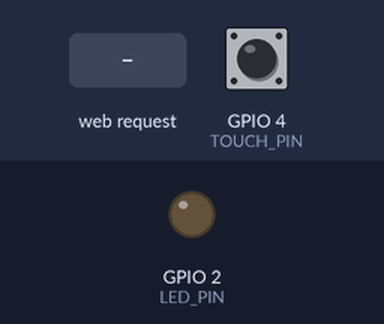
Recording of a sketch running on a simulated ESP32. Parts: output pins drawn as LEDs (lit = HIGH). Dashed ring = blinking. The test bench sets the inputs (shaded band); at power-on: GPIO 4 (TOUCH_PIN) HIGH. WiFi joins after 1.5 s; servers stay silent unless stated; what the sketch prints to the serial monitor is not drawn.

Above: at 3.7 s.
3.8 s: HTTP request GET /arm received
At 4.06 s:
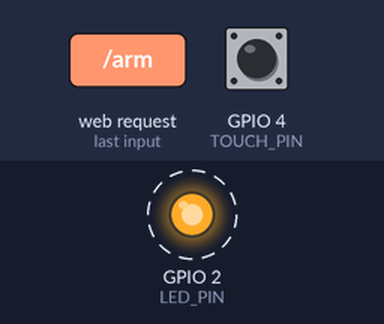
6.8 s: HTTP request GET /disarm received
At 6.8 s:
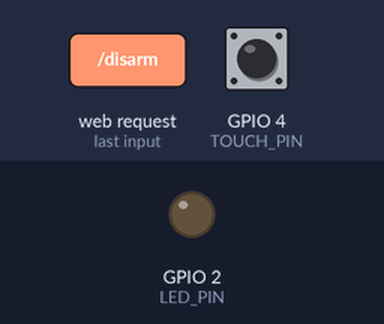
Timing chart, 0 to 9.8 s (numbered marks = the images above; inputs shaded):
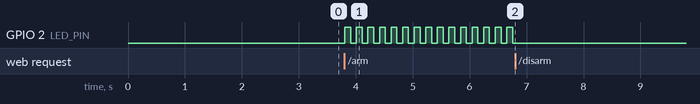

Measured:
- after the input at 3.8 s, GPIO 2 (LED_PIN): alternates HIGH for 0.10 s and LOW for 0.10 s, starting at once
- after the input at 6.8 s, GPIO 2 (LED_PIN): stops changing and stays LOW

The sketch:

sketch_jun28a.ino
```cpp
#include <WiFi.h>
#include <WebServer.h>

// ==================== 配置区 ====================
// WiFi 设置
const char* ssid = "unknown";
const char* password = "9230423lm";

// 引脚定义
const int LED_PIN = 2;       // 板载LED引脚（GPIO2）
const int TOUCH_PIN = 4;     // 触摸引脚 T0 对应 GPIO4

// 触摸阈值（需根据实际测试调整，触摸时值会明显变小）
const int THRESHOLD = 300;

// 报警闪烁间隔（毫秒），值越小闪烁越快
const int ALARM_BLINK_INTERVAL = 100; // 100ms = 高频闪烁

// ==================== 全局状态变量 ====================
// 系统状态枚举
enum SystemState {
  STATE_DISARMED,   // 撤防状态
  STATE_ARMED,      // 布防状态（等待触发）
  STATE_ALARM       // 报警状态（已触发，LED狂闪）
};

SystemState systemState = STATE_DISARMED;  // 初始状态：撤防

// 非阻塞闪烁相关变量
unsigned long lastBlinkTime = 0;
bool ledBlinkState = false;

WebServer server(80);

// ==================== 网页生成函数 ====================
String makePage() {
  String stateText;
  String stateColor;
  String btnArmStyle, btnDisarmStyle;

  switch (systemState) {
    case STATE_DISARMED:
      stateText = "撤防中 (Disarmed)";
      stateColor = "#28a745";  // 绿色
      btnArmStyle = "background:#007bff;color:#fff;";
      btnDisarmStyle = "background:#ccc;color:#888;cursor:not-allowed;";
      break;
    case STATE_ARMED:
      stateText = "布防中 (Armed)";
      stateColor = "#ffc107";  // 黄色
      btnArmStyle = "background:#ccc;color:#888;cursor:not-allowed;";
      btnDisarmStyle = "background:#dc3545;color:#fff;";
      break;
    case STATE_ALARM:
      stateText = "🚨 报警中 (ALARM!)";
      stateColor = "#dc3545";  // 红色
      btnArmStyle = "background:#ccc;color:#888;cursor:not-allowed;";
      btnDisarmStyle = "background:#dc3545;color:#fff;animation:pulse 0.5s infinite;";
      break;
  }

  String html = R"rawliteral(
<!DOCTYPE html>
<html lang="zh-CN">
<head>
  <meta charset="UTF-8">
  <meta name="viewport" content="width=device-width, initial-scale=1.0">
  <title>ESP32 安防报警器</title>
  <style>
    body { font-family: Arial, sans-serif; text-align: center; margin-top: 50px; background: #f5f5f5; }
    .container { max-width: 400px; margin: 0 auto; padding: 30px; background: #fff; border-radius: 15px; box-shadow: 0 4px 15px rgba(0,0,0,0.1); }
    h1 { color: #333; margin-bottom: 10px; }
    .status-box { padding: 20px; border-radius: 10px; margin: 20px 0; font-size: 20px; font-weight: bold; color: #fff; background: )rawliteral" + stateColor + R"rawliteral(; transition: all 0.3s; }
    .btn { display: inline-block; padding: 15px 40px; margin: 10px; border: none; border-radius: 8px; font-size: 18px; cursor: pointer; text-decoration: none; transition: all 0.2s; }
    .btn:hover { transform: translateY(-2px); box-shadow: 0 4px 10px rgba(0,0,0,0.2); }
    .btn:active { transform: translateY(0); }
    .info { margin-top: 20px; color: #666; font-size: 14px; line-height: 1.6; }
    @keyframes pulse { 0% { transform: scale(1); } 50% { transform: scale(1.05); } 100% { transform: scale(1); } }
  </style>
</head>
<body>
  <div class="container">
    <h1>🔒 物联网安防报警器</h1>
    <div class="status-box">当前状态：)rawliteral" + stateText + R"rawliteral(</div>
    <a href="/arm"><button class="btn" style=")rawliteral" + btnArmStyle + R"rawliteral(" )rawliteral" + (systemState == STATE_DISARMED ? "" : "disabled") + R"rawliteral(>🔒 布防 (Arm)</button></a>
    <a href="/disarm"><button class="btn" style=")rawliteral" + btnDisarmStyle + R"rawliteral(" )rawliteral" + (systemState == STATE_DISARMED ? "disabled" : "") + R"rawliteral(>🔓 撤防 (Disarm)</button></a>
    <div class="info">
      <p>📡 ESP32 安防主机</p>
      <p>• 未布防时触摸引脚无反应</p>
      <p>• 布防后触碰引脚即触发报警</p>
      <p>• 报警后LED高频闪烁锁定</p>
      <p>• 只有点击"撤防"才能解除</p>
    </div>
  </div>
</body>
</html>
)rawliteral";
  return html;
}

// ==================== 路由处理函数 ====================
void handleRoot() {
  server.send(200, "text/html; charset=UTF-8", makePage());
}

// 布防操作
void handleArm() {
  if (systemState == STATE_DISARMED) {
    systemState = STATE_ARMED;
    digitalWrite(LED_PIN, LOW);  // 布防时LED熄灭
    Serial.println("[系统] 已布防 - 等待触发");
  }
  server.sendHeader("Location", "/");
  server.send(303);
}

// 撤防操作
void handleDisarm() {
  if (systemState != STATE_DISARMED) {
    systemState = STATE_DISARMED;
    digitalWrite(LED_PIN, LOW);  // 撤防时LED熄灭
    ledBlinkState = false;
    Serial.println("[系统] 已撤防 - 系统重置");
  }
  server.sendHeader("Location", "/");
  server.send(303);
}

// ==================== 报警闪烁处理（非阻塞） ====================
void handleAlarmBlink() {
  if (systemState == STATE_ALARM) {
    unsigned long currentTime = millis();
    if (currentTime - lastBlinkTime >= ALARM_BLINK_INTERVAL) {
      lastBlinkTime = currentTime;
      ledBlinkState = !ledBlinkState;
      digitalWrite(LED_PIN, ledBlinkState ? HIGH : LOW);
    }
  }
}

// ==================== 触摸检测 ====================
void checkTouch() {
  // 只有在布防状态下才检测触摸
  if (systemState != STATE_ARMED) {
    return;
  }

  int touchValue = touchRead(TOUCH_PIN);
  // 调试输出（可选，调通后可注释掉）
  // Serial.print("Touch Value: ");
  // Serial.println(touchValue);

  // 触摸触发：读数小于阈值
  if (touchValue < THRESHOLD) {
    systemState = STATE_ALARM;
    lastBlinkTime = millis();  // 重置闪烁计时器
    ledBlinkState = true;
    digitalWrite(LED_PIN, HIGH);
    Serial.println("[警报] 触摸触发！进入报警状态！");
  }
}

// ==================== 初始化 ====================
void setup() {
  Serial.begin(115200);
  delay(1000);

  // 初始化LED引脚
  pinMode(LED_PIN, OUTPUT);
  digitalWrite(LED_PIN, LOW);

  // 连接WiFi
  WiFi.begin(ssid, password);
  Serial.print("连接WiFi");
  while (WiFi.status() != WL_CONNECTED) {
    delay(500);
    Serial.print(".");
  }
  Serial.println("\nWiFi连接成功");
  Serial.print("访问地址: http://");
  Serial.println(WiFi.localIP());

  // 注册路由
  server.on("/", handleRoot);
  server.on("/arm", handleArm);
  server.on("/disarm", handleDisarm);
  server.begin();

  Serial.println("安防系统初始化完成 - 当前状态：撤防");
  Serial.println("请在浏览器中访问上述IP地址进行操作");
}

// ==================== 主循环 ====================
void loop() {
  // 1. 处理Web客户端请求
  server.handleClient();

  // 2. 检测触摸（仅在布防状态下有效）
  checkTouch();

  // 3. 处理报警闪烁（非阻塞，使用millis）
  handleAlarmBlink();

  // 小延时避免看门狗复位，同时保证响应性
  delay(10);
}
```
